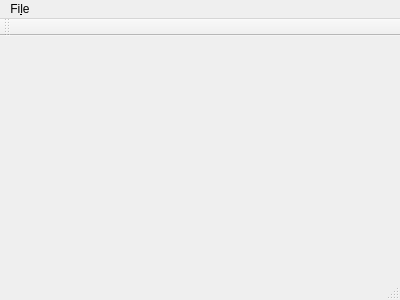
<?xml version="1.0" encoding="UTF-8"?>
<ui version="4.0">
 <class>MainWindow</class>
 <widget class="QMainWindow" name="MainWindow">
  <property name="geometry">
   <rect>
    <x>0</x>
    <y>0</y>
    <width>400</width>
    <height>300</height>
   </rect>
  </property>
  <property name="windowTitle">
   <string>MainWindow</string>
  </property>
  <widget class="QWidget" name="centralWidget"/>
  <widget class="QMenuBar" name="menuBar">
   <property name="geometry">
    <rect>
     <x>0</x>
     <y>0</y>
     <width>400</width>
     <height>30</height>
    </rect>
   </property>
   <widget class="QMenu" name="menuFile">
    <property name="title">
     <string>Fi&amp;le</string>
    </property>
   </widget>
   <addaction name="menuFile"/>
  </widget>
  <widget class="QToolBar" name="mainToolBar">
   <attribute name="toolBarArea">
    <enum>TopToolBarArea</enum>
   </attribute>
   <attribute name="toolBarBreak">
    <bool>false</bool>
   </attribute>
  </widget>
  <widget class="QStatusBar" name="statusBar"/>
 </widget>
 <layoutdefault spacing="6" margin="11"/>
 <resources/>
 <connections/>
</ui>
